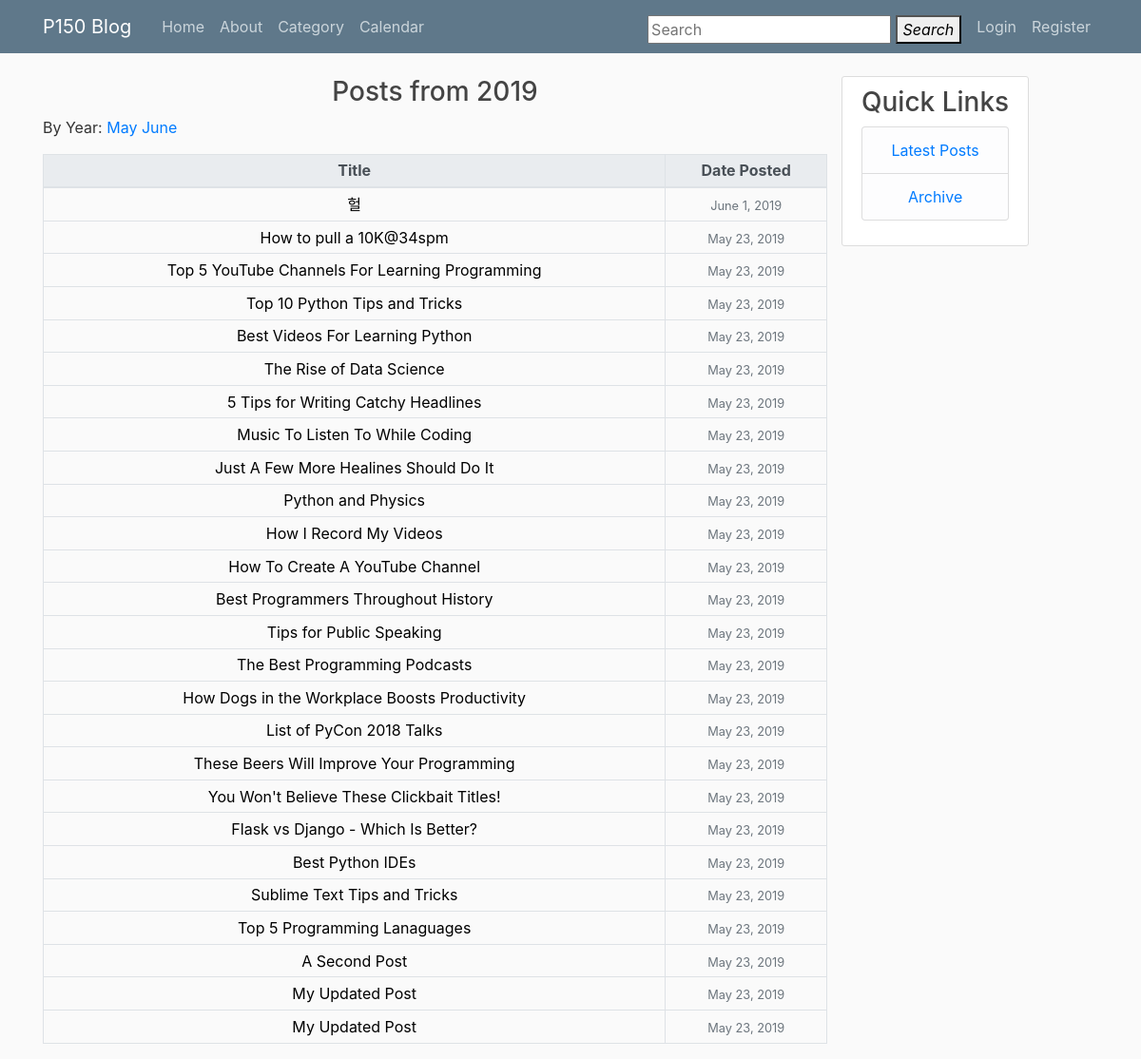
Before: /archive/2019/ with the older database file.
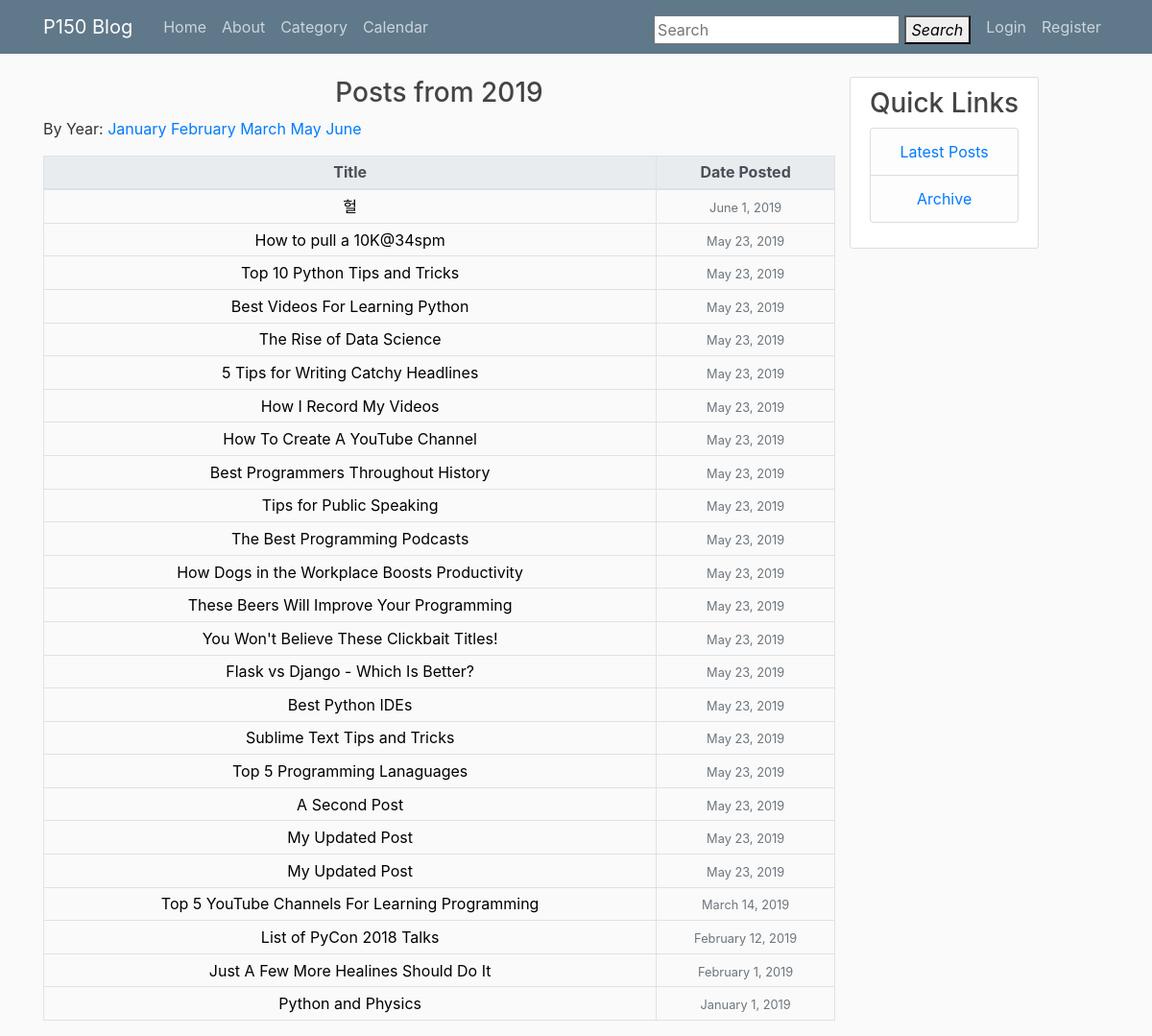
After: the same page with the newer database file.
### blog/models.py (models this page shows, shortened)
class Post(models.Model):
    title = models.CharField(max_length=100)
    content = RichTextUploadingField(config_name='default')
    date_posted = models.DateTimeField(default=timezone.now)
    author = models.ForeignKey(User, on_delete=models.CASCADE)
    category = models.ForeignKey(Category, on_delete=models.PROTECT, null=True,
                                blank=True)

### blog/views.py (the view)
# urls.py: path('archive/<int:year>/', PostYearArchiveView.as_view(), name='archive-year'),
class PostYearArchiveView(YearArchiveView):
    queryset = Post.objects.all()
    date_field = "date_posted"
    make_object_list = True

### blog/templates/blog/post_archive_year.html
{% extends 'blog/base.html' %}
{% block content %}
	<h3 class="text-center">Posts from {{ view.kwargs.year }}</h3>
	<p>
		By Year:
		{% for date in date_list %}
			<a href="{% url 'archive-month' date.year date.month %}">{{ date|date:"F" }}</a>
		{% endfor %}
	</p>
	<table class="table table-hover table-sm table-bordered" id="override-table">
		<thead class="thead-light text-center">
			<tr>
				<th>Title</th>
				<th>Date Posted</th>
			</tr>
		</thead>
		{% for post in object_list %}
		<tr>
			<td class="text-center">
				<a href="{% url 'post-detail' post.id %}" id="archive-link">
					{{ post.title }}
				</a>
			</td>
			<td class="text-center">
				<small class="text-muted text-right">{{ post.date_posted|date:"F j, Y" }}</small>
			</td>
		</tr>
		{% endfor %}
	</table>
{% endblock %}

Changed rows visible on the page:
no longer on this page (row edited): Post: title "Music To Listen To While Coding", date_posted "May 23, 2019"
changed Post "Top 5 YouTube Channels For Learning Programming": date_posted "May 23, 2019" → "March 14, 2019"; moves down the list
changed Post: date_posted "May 23, 2019" → "February 12, 2019"; moves down the list
changed Post "Just A Few More Healines Should Do It": date_posted "May 23, 2019" → "February 1, 2019"; moves down the list
changed Post "Python and Physics": date_posted "May 23, 2019" → "January 1, 2019"; moves down the list
Other visible differences:
new list line: "January"
new list line: "February"
new list line: "March"
